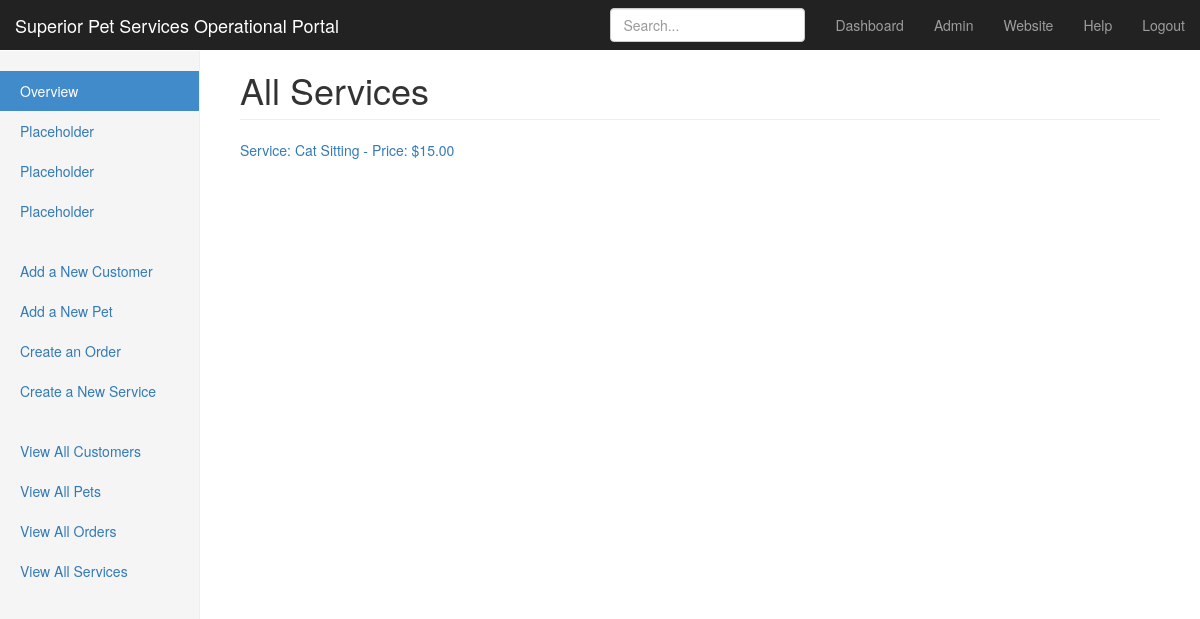
The app's page /pet_sitting/service/all/ (signed in), older data.
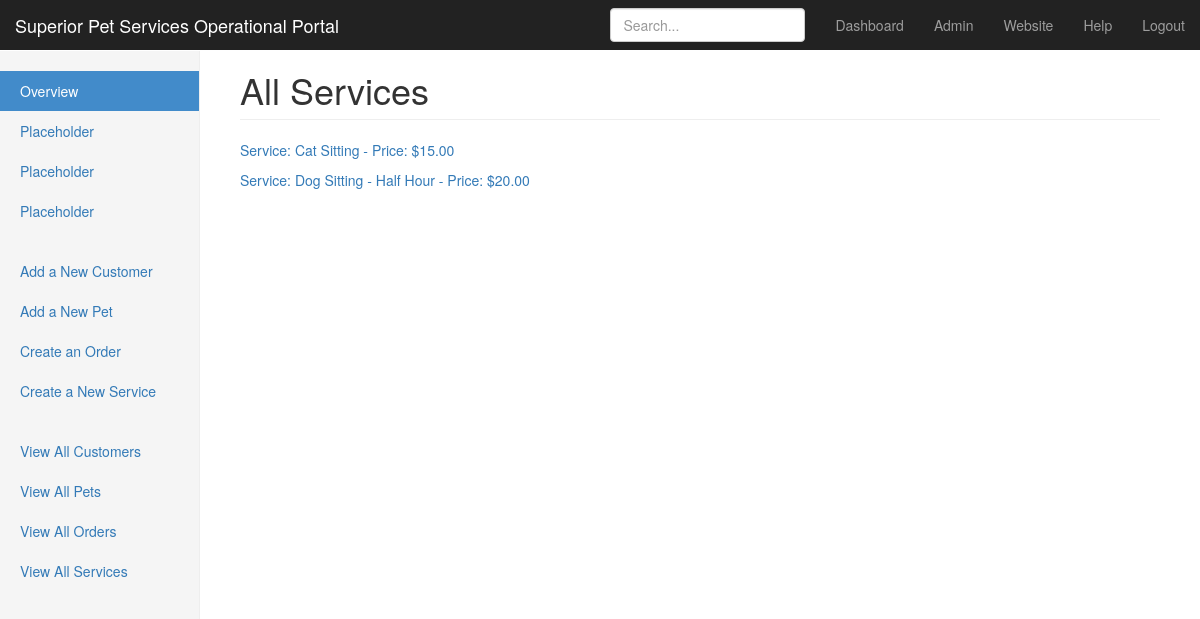
The same page, newer data.
### pet_sitting/models.py (models this page shows)
class Service(models.Model):
    name = models.CharField(max_length=200)
    price = models.DecimalField(max_digits=10, decimal_places=2)
    def __str__(self):
        return 'Service: {} - Price: ${}'.format(self.name, self.price)

### pet_sitting/views.py (the view)
@login_required(login_url='/login/')
def get_services(request):
    return render(request, 'all_ids.html', {'ids': Service.objects.all(), 'url': 'service', 'heading': 'All Services', })

### pet_sitting/templates/all_ids.html
{% extends "menu_sidebar.html" %}
{% block page_heading %}<h1 class="page-header">{{ heading }}</h1>{% endblock %}
{% block page %}
    <table>
        {% for id in ids %}
        <p>
        <a href="/pet_sitting/{{ url }}/edit/{{ id.id }}/">{{ id }}</a>
        </p>
        {% endfor %}
    </table>
{% endblock %}

Row changes from the older to the newer data that the page shows:
added Service: name+price "Service: Dog Sitting - Half Hour - Price: $20.00"
